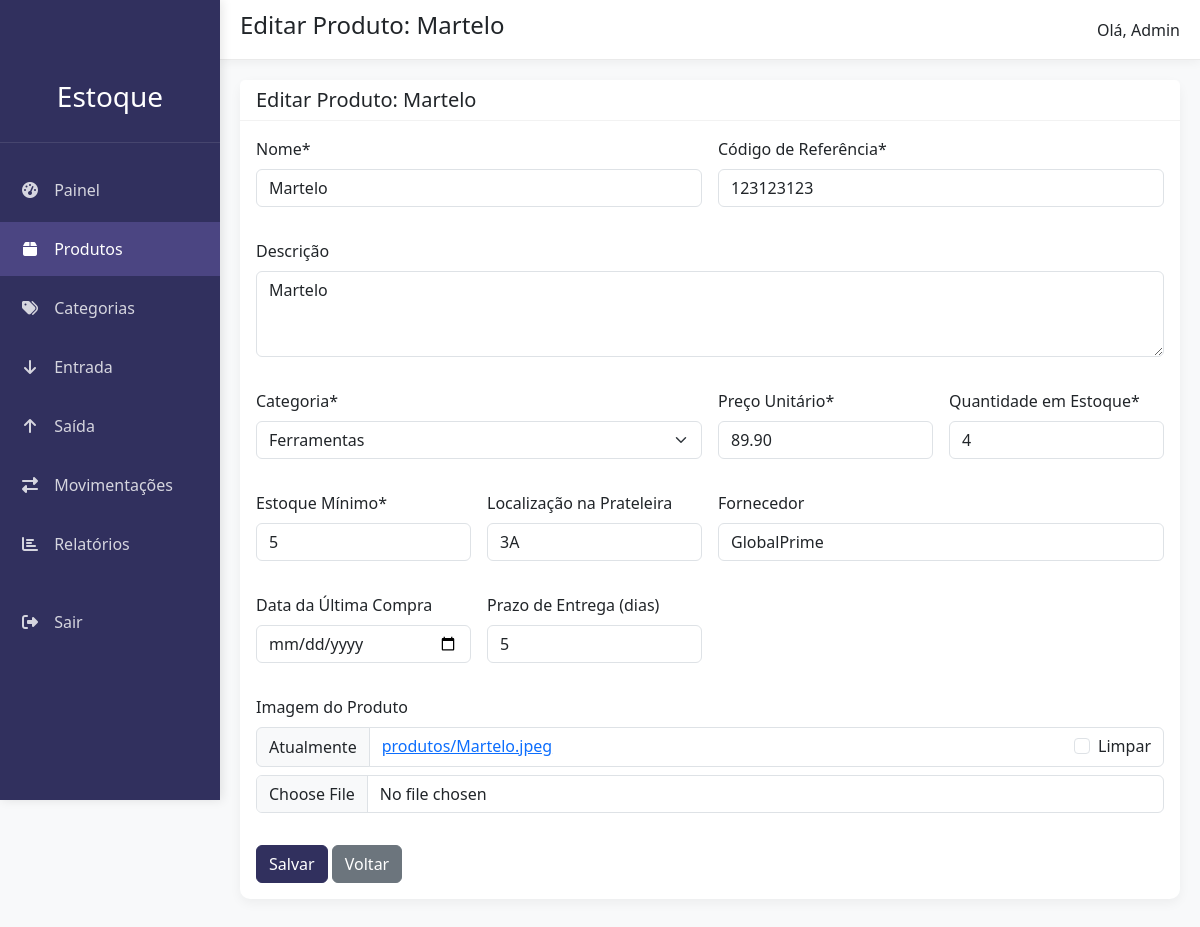
The page /produtos/1/editar/ (signed in) on the database its author committed.
### estoque/models.py (models this page shows, shortened)
class Produto(models.Model):
    nome = models.CharField("Nome", max_length=200)
    codigo_referencia = models.CharField(max_length=50, unique=True, verbose_name='Código de Referência')
    descricao = models.TextField("Descrição", blank=True, null=True)
    preco_unitario = models.DecimalField("Preço Unitário", max_digits=10, decimal_places=2, validators=[MinValueValidator(0)])
    quantidade_em_estoque = models.PositiveIntegerField("Quantidade em Estoque", default=0)
    estoque_minimo = models.PositiveIntegerField("Estoque Mínimo", default=5)
    categoria = models.ForeignKey(Categoria, on_delete=models.PROTECT, related_name='produtos', verbose_name="Categoria")
    localizacao = models.CharField(max_length=100, blank=True, null=True, verbose_name='Localização na Prateleira')
    fornecedor = models.CharField(max_length=200, blank=True, null=True, verbose_name='Fornecedor')
    data_ultima_compra = models.DateField(blank=True, null=True, verbose_name='Data da Última Compra')
    prazo_entrega = models.PositiveIntegerField(blank=True, null=True, verbose_name='Prazo de Entrega (dias)')
    imagem = models.ImageField("Imagem do Produto", upload_to='produtos/', blank=True, null=True)
    data_cadastro = models.DateTimeField("Data de Cadastro", default=timezone.now)
    class Meta:
        verbose_name = 'Produto'
        verbose_name_plural = 'Produtos'
        ordering = ['nome']

### estoque/views.py (the view)
# urls.py: path('produtos/<int:pk>/editar/', views.editar_produto, name='editar_produto'),
@login_required
def editar_produto(request, pk):
    produto = get_object_or_404(Produto, pk=pk)
    if request.method == 'POST':
        form = ProdutoForm(request.POST, request.FILES, instance=produto)
        if form.is_valid():
            form.save()
            messages.success(request, f'Produto {produto.nome} atualizado com sucesso!')
            return redirect('detalhe_produto', pk=produto.pk)
    else:
        form = ProdutoForm(instance=produto)
    context = {'form': form, 'titulo': f'Editar Produto: {produto.nome}'}
    return render(request, 'estoque/form_produto.html', context)

### estoque/forms.py
class ProdutoForm(forms.ModelForm):
    class Meta:
        model = Produto
        fields = [
            'nome', 'codigo_referencia', 'descricao', 'preco_unitario',
            'quantidade_em_estoque', 'estoque_minimo', 'categoria',
            'localizacao', 'fornecedor', 'data_ultima_compra',
            'prazo_entrega', 'imagem'
        ]
        widgets = {
            'descricao': forms.Textarea(attrs={'rows': 3}),
            'data_ultima_compra': forms.DateInput(attrs={'type': 'date'}),
        }
    def __init__(self, *args, **kwargs):
        super().__init__(*args, **kwargs)
        self.helper = FormHelper()
        self.helper.form_method = 'post'
        self.helper.add_input(Submit('submit', 'Salvar', css_class='btn btn-success'))

### estoque/models.py (called while the page is built)
    def __str__(self):
        return self.nome

### templates/estoque/form_produto.html (shortened to what this page needs)
{% extends 'base.html' %}
{% load crispy_forms_tags %}
{% block page_title %}{{ titulo }}{% endblock %}
{% block content %}
<div class="card">
    <div class="card-header">
        <h5 class="mb-0">{{ titulo }}</h5>
    </div>
    <div class="card-body">
        <form method="post" enctype="multipart/form-data" class="row g-3">
            <div class="col-md-6">
                {{ form.nome|as_crispy_field }}
            </div>
            <div class="col-md-6">
                {{ form.codigo_referencia|as_crispy_field }}
            </div>
            <div class="col-12">
                {{ form.descricao|as_crispy_field }}
            </div>
            <div class="col-md-6">
                {{ form.categoria|as_crispy_field }}
            </div>
            <div class="col-md-3">
                {{ form.preco_unitario|as_crispy_field }}
            </div>
            <div class="col-md-3">
                {{ form.quantidade_em_estoque|as_crispy_field }}
            </div>
            <div class="col-md-3">
                {{ form.estoque_minimo|as_crispy_field }}
            </div>
            <div class="col-md-3">
                {{ form.localizacao|as_crispy_field }}
            </div>
            <div class="col-md-6">
                {{ form.fornecedor|as_crispy_field }}
            </div>
            <div class="col-md-3">
                {{ form.data_ultima_compra|as_crispy_field }}
            </div>
            <div class="col-md-3">
                {{ form.prazo_entrega|as_crispy_field }}
            </div>
            <div class="col-12">
                {{ form.imagem|as_crispy_field }}
            </div>
            <div class="col-12">
                <button type="submit" class="btn btn-primary">Salvar</button>
                <a href="{% if form.instance.pk %}{% url 'detalhe_produto' form.instance.pk %}{% else %}{% url 'lista_produtos' %}{% endif %}" class="btn btn-secondary">Voltar</a>
            </div>
        </form>
    </div>
</div>
{% endblock %}

### templates/base.html (shortened to what this page needs)
<!DOCTYPE html>
<html lang="pt-br">
<head>
    <link href="https://cdn.jsdelivr.net/npm/bootstrap@5.3.0/dist/css/bootstrap.min.css" rel="stylesheet">
    <link rel="stylesheet" href="https://cdnjs.cloudflare.com/ajax/libs/font-awesome/6.4.0/css/all.min.css">
</head>
<body>
    <div class="sidebar" id="sidebar">
        <div class="sidebar-header">
            <h3>Estoque</h3>
        </div>
        <ul class="sidebar-menu">
            <li><a href="{% url 'inicio' %}" class="{% if request.path == '/' %}active{% endif %}">
                <i class="fas fa-tachometer-alt"></i> Painel
            </a></li>
            <li><a href="{% url 'lista_produtos' %}" class="{% if '/produtos/' in request.path %}active{% endif %}">
                <i class="fas fa-box"></i> Produtos
            </a></li>
            <li><a href="{% url 'lista_categorias' %}" class="{% if '/categorias/' in request.path %}active{% endif %}">
                <i class="fas fa-tags"></i> Categorias
            </a></li>
            <li><a href="{% url 'entrada_estoque' %}" class="{% if '/movimentacoes/entrada/' in request.path %}active{% endif %}">
                <i class="fas fa-arrow-down"></i> Entrada
            </a></li>
            <li><a href="{% url 'saida_estoque' %}" class="{% if '/movimentacoes/saida/' in request.path %}active{% endif %}">
                <i class="fas fa-arrow-up"></i> Saída
            </a></li>
            <li><a href="{% url 'lista_movimentacoes' %}" class="{% if '/movimentacoes/' in request.path and not '/entrada/' in request.path and not '/saida/' in request.path %}active{% endif %}">
                <i class="fas fa-exchange-alt"></i> Movimentações
            </a></li>
            <li><a href="{% url 'relatorio_estoque' %}" class="{% if '/relatorios/' in request.path %}active{% endif %}">
                <i class="fas fa-chart-bar"></i> Relatórios
            </a></li>
            {% if user.is_authenticated %}
                <li class="mt-4"><a href="{% url 'logout' %}">
                    <i class="fas fa-sign-out-alt"></i> Sair
                </a></li>
            {% endif %}
        </ul>
    </div>
    <div class="topbar">
        <div>
            <h4>{% block page_title %}Controle de Estoque{% endblock %}</h4>
        </div>
        {% if user.is_authenticated %}
            <span>Olá, {{ user.username }}</span>
        {% endif %}
    </div>
    <div class="content-wrapper">
        {% block content %}{% endblock %}
    </div>
</body>
</html>

### templates/base.html (style rules this page uses)
:root { --sidebar-width: 220px; --topbar-height: 60px; --primary-color: #31305E; --secondary-color: #4B4582; --accent-color: #009688; }
body { font-family: 'Segoe UI', sans-serif; background-color: #f8f9fa; }
.sidebar { position: fixed; top: 0; left: 0; height: 100vh; width: var(--sidebar-width); background-color: var(--primary-color); color: white; padding-top: var(--topbar-height); z-index: 100; box-shadow: 2px 0 10px rgba(0, 0, 0, 0.1); }
.sidebar-header { padding: 20px; text-align: center; border-bottom: 1px solid rgba(255, 255, 255, 0.1); margin-bottom: 20px; }
.sidebar-menu { list-style: none; padding: 0; margin: 0; }
.sidebar-menu li { margin-bottom: 5px; }
.sidebar-menu a { display: block; padding: 15px 20px; color: rgba(255, 255, 255, 0.8); text-decoration: none; transition: all 0.3s; }
.sidebar-menu a:hover, .sidebar-menu a.active { background-color: var(--secondary-color); color: white; }
.sidebar-menu i { margin-right: 10px; width: 20px; text-align: center; }
.topbar { position: fixed; top: 0; left: var(--sidebar-width); right: 0; height: var(--topbar-height); background-color: white; border-bottom: 1px solid #eaeaea; display: flex; justify-content: space-between; align-items: center; padding: 0 20px; z-index: 50; box-shadow: 0 2px 10px rgba(0, 0, 0, 0.05); }
.content-wrapper { margin-left: var(--sidebar-width); margin-top: var(--topbar-height); padding: 20px; min-height: calc(100vh - var(--topbar-height)); }
.card { border-radius: 10px; box-shadow: 0 4px 12px rgba(0, 0, 0, 0.05); border: none; margin-bottom: 20px; }
.card-header { background-color: #fff; border-bottom: 1px solid rgba(0, 0, 0, 0.05); font-weight: bold; }
.btn-primary { background-color: var(--primary-color); border-color: var(--primary-color); }

### rows shown on the page
Produto: nome "Martelo", codigo_referencia "123123123", descricao "Martelo", categoria "Ferramentas", preco_unitario "89.90", quantidade_em_estoque "4", estoque_minimo "5", localizacao "3A", fornecedor "GlobalPrime", prazo_entrega "5"

### other values the page prints
{{ titulo }} "Editar Produto: Martelo"
{{ user.username }} "Admin"
